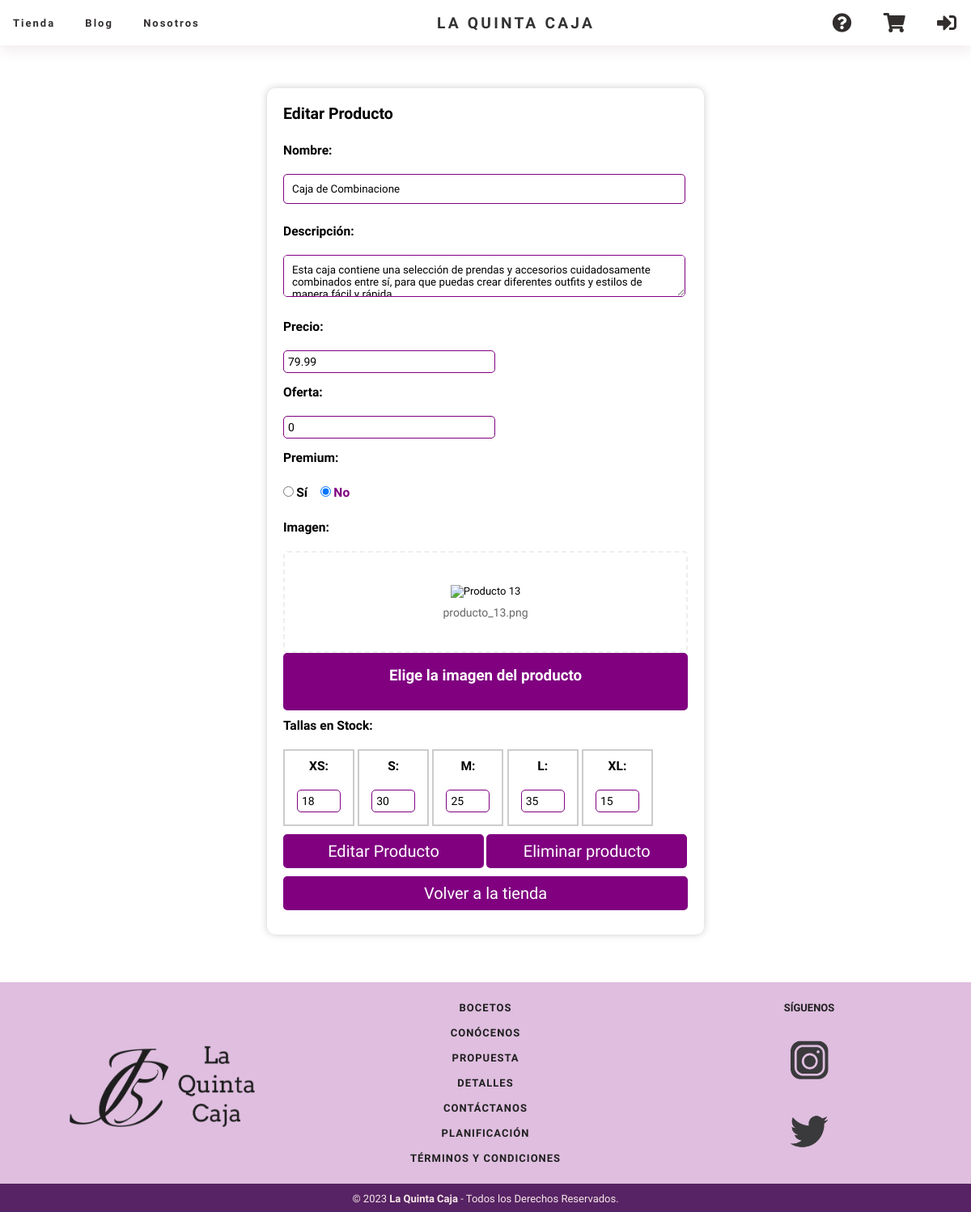
The page /editarProd.php?id=13 on the database as committed earlier.
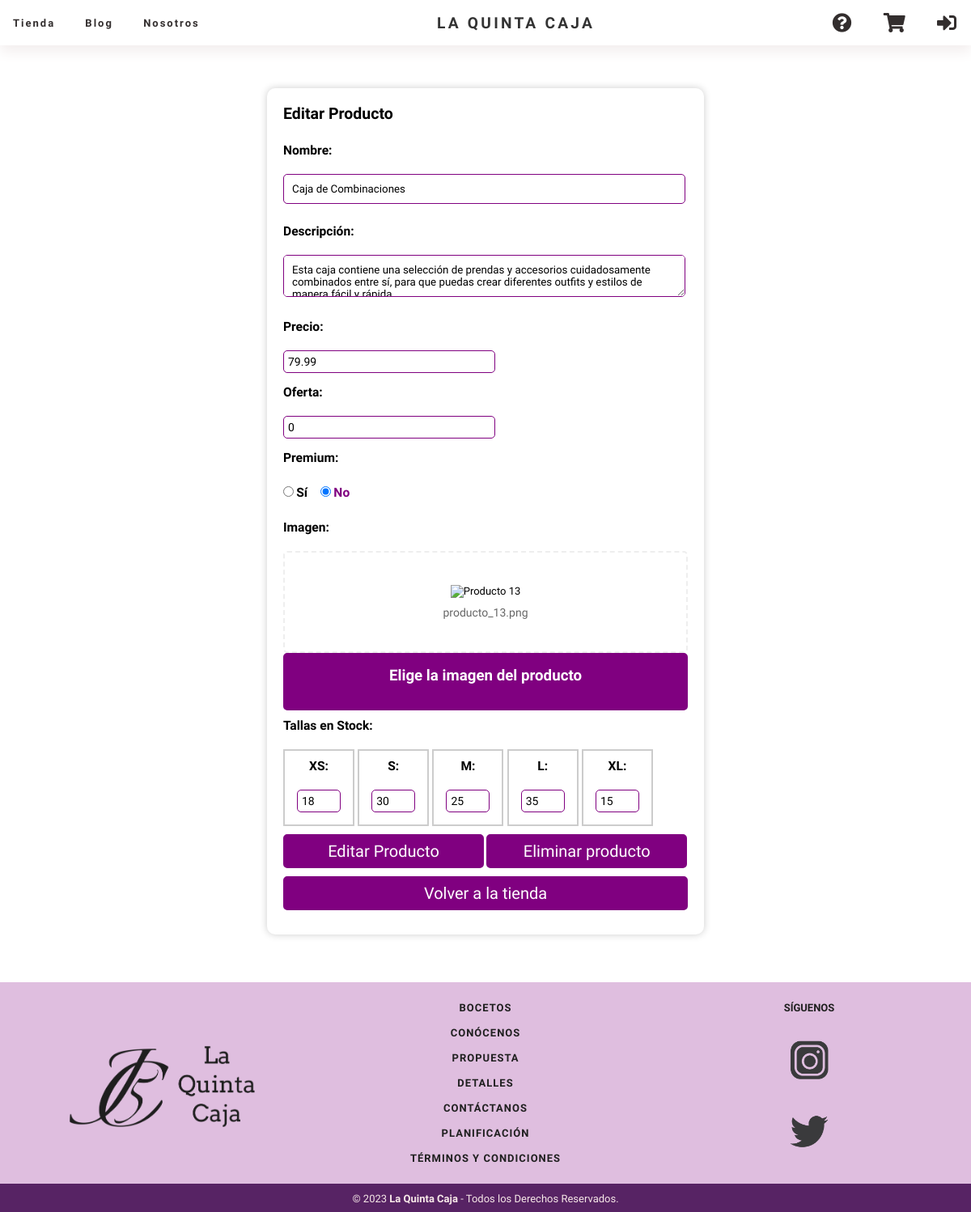
The same page on the database as committed later.
### tables this page shows
CREATE TABLE `productos` (
  `id` int(10) UNSIGNED NOT NULL,
  `nombre` varchar(80) NOT NULL,
  `descripcion` text NOT NULL,
  `precio` float UNSIGNED NOT NULL,
  `oferta` float UNSIGNED NOT NULL,
  `premium` tinyint(1) NOT NULL,
  `stockXS` int(10) UNSIGNED NOT NULL,
  `stockS` int(10) UNSIGNED NOT NULL,
  `stockM` int(10) UNSIGNED NOT NULL,
  `stockL` int(10) UNSIGNED NOT NULL,
  `stockXL` int(10) UNSIGNED NOT NULL
);

### includes/Producto.php (called while the page is built, shortened)
<?php
class Producto
{
    private $id;
    private $nombre;
    private $descripcion;
    private $precio;
	private $oferta;
    private $stockXS;
    private $stockS;
    private $stockM;
    private $stockL;
    private $stockXL;
    public function __construct($id=null, $nombre, $descripcion, $precio, $oferta, $premium, $stockXS,$stockS,$stockM,$stockL,$stockXL)
    {
        $this->id = $id;
        $this->nombre = $nombre;
        $this->descripcion = $descripcion;
        $this->precio = $precio;
		$this->oferta = $oferta;
        $this->stockXS=$stockXS;
        $this->stockS=$stockS;
        $this->stockM=$stockM;
        $this->stockL=$stockL;
        $this->stockXL=$stockXL;
    }
	public static function buscaPorId($idProducto)
    {
        $ProductoDAO= new ProductoDAO();
        return $ProductoDAO->buscaPorId($idProducto);
    }
    public function getId()
    {
        return $this->id;
    }
    public function getDescripcion()
    {
        return $this->descripcion;
    }
    public function getNombre()
    {
        return $this->nombre;
    }
    public function getPrecio()
    {
        return $this->precio;
    }
    public function getStockXS()
    {
        return $this->stockXS;
    }
    public function getStockS()
    {
        return $this->stockS;
    }
    public function getStockM()
    {
        return $this->stockM;
    }
    public function getStockL()
    {
        return $this->stockL;
    }
    public function getStockXL()
    {
        return $this->stockXL;
    }
	 public function getOferta()
    {
        return $this->oferta;
    }
}
?>

### includes/ProductoDAO.php (called while the page is built, shortened)
<?php
class ProductoDAO
{
    private $conn;
    public function __construct()
    {
        $this->conn = Aplicacion::getInstance()->getConexionBd();
    }
    public function buscaPorId($idProducto)
    {
        $query = sprintf("SELECT * FROM productos WHERE id=%d", $idProducto);
        $rs = $this->conn->query($query);
        if ($rs->num_rows>0) {
            $fila = $rs->fetch_assoc();
            if($fila){
            $prod = new Producto($fila['id'], $fila['nombre'], $fila['descripcion'], $fila['precio'], $fila['oferta'], $fila['premium'],
            $fila['stockXS'], $fila['stockS'], $fila['stockM'], $fila['stockL'], $fila['stockXL']);
            return $prod;
            }
        } else {
            error_log("Error BD ({$this->conn->errno}): {$this->conn->error}");
        }
        return false;
    }
}
?>

### includes/Aplicacion.php (called while the page is built, shortened)
<?php
class Aplicacion
{
	private $bdDatosConexion;
	private $inicializada = false;
	private $conn;
	public function init($bdDatosConexion)
	{
        if ( ! $this->inicializada ) {
    	    $this->bdDatosConexion = $bdDatosConexion;
    		$this->inicializada = true;
        }
	}
	public function getConexionBd()
	{
		if (! $this->conn ) {
			$bdHost = $this->bdDatosConexion['host'];
			$bdUser = $this->bdDatosConexion['user'];
			$bdPass = $this->bdDatosConexion['pass'];
			$bd = $this->bdDatosConexion['bd'];
			$conn = new \mysqli($bdHost, $bdUser, $bdPass, $bd);
			$this->conn = $conn;
		}
		return $this->conn;
	}
}
?>

### includes/FormularioEditarProducto.php (the view, shortened to what the rows shown need)
<?php
class FormularioEditarProducto extends Formulario
{
	 private $producto;
	 public function setProducto($producto) {
        $this->producto=$producto;
    }
    protected function generaCamposFormulario(&$datos)
    {
		$htmlErroresGlobales = self::generaListaErroresGlobales($this->errores);
		$erroresCampos = self::generaErroresCampos(['nombre', 'precio', 'imagen'], $this->errores, 'span', array('class' => 'error'));
		if($this->producto->getPremium()) {
			$checkedSi = 'checked';
			$checkedNo = '';
		} else {
			$checkedNo = 'checked';
			$checkedSi = '';
		}
		$html=<<<EOF
		$htmlErroresGlobales
		<div class="product-form">
			<fieldset>
				<input type="hidden" name="id" value="{$this->producto->getId()}">
				<div>
					<p><input id="nombre" type="text" name="nombre" value="{$this->producto->getNombre()}"></p>
					{$erroresCampos['nombre']}
				</div>
				<div>
					 <p><textarea id="descripcion" name="descripcion">{$this->producto->getDescripcion()}</textarea></p>
				</div>
				<div>
					<p><input id="precio" class="quantity" type="number" step="0.01" min="0" name="precio" value="{$this->producto->getPrecio()}"></p>
					{$erroresCampos['precio']}
				</div>
				<div>
					<p><input id="oferta" class="quantity" type="number" step="0.01" min="0" max = 100 name="oferta" value="{$this->producto->getOferta()}" required></p>
				</div>
				    <input type="radio" id="si" name="premium" value="1" $checkedSi>
				    <input type="radio" id="no" name="premium" value="0" $checkedNo>
				<div>
					<div id='subir-archivo1' class='subir-archivo1'>
						<img src='img/producto_{$this->producto->getId()}.png' alt='Producto {$this->producto->getId()}'>
						<p>producto_{$this->producto->getId()}.png <p>
					</div>
					{$erroresCampos['imagen']}
				</div>
				<div>
					<ul class="tallas">
						<li>
							<label class="talla" for="tallaXS">XS:</label>
							<input id="tallaXS" class="quantity" type="number" min="0" max="500" name="XS" value="{$this->producto->getStockXS()}">
						</li>
						<li>
							<label class="talla" for="tallaS">S:</label>
							<input id="tallaS" class="quantity" type="number" min="0" max="500" name="S" value="{$this->producto->getStockS()}">
						</li>
						<li>
							<label class="talla" for="tallaM">M:</label>
							<input id="tallaM" class="quantity" type="number" min="0" max="500" name="M" value="{$this->producto->getStockM()}">
						</li>
						<li>
							<label class="talla" for="tallaL">L:</label>
							<input id="tallaL" class="quantity" type="number" min="0" max="500" name="L" value="{$this->producto->getStockL()}">
						</li>
						<li>
							<label class="talla" for="tallaXL">XL:</label>
							<input id="tallaXL" class="quantity" type="number" min="0" max="500" name="XL" value="{$this->producto->getStockXL()}">
						</li>
					</ul>
				</div>
			</fieldset>
		</div>
	EOF;
        return $html;
    }
}

Rows that differ between the two databases and show on the page:
changed productos id 13: nombre "Caja de Combinacione" → "Caja de Combinaciones"
